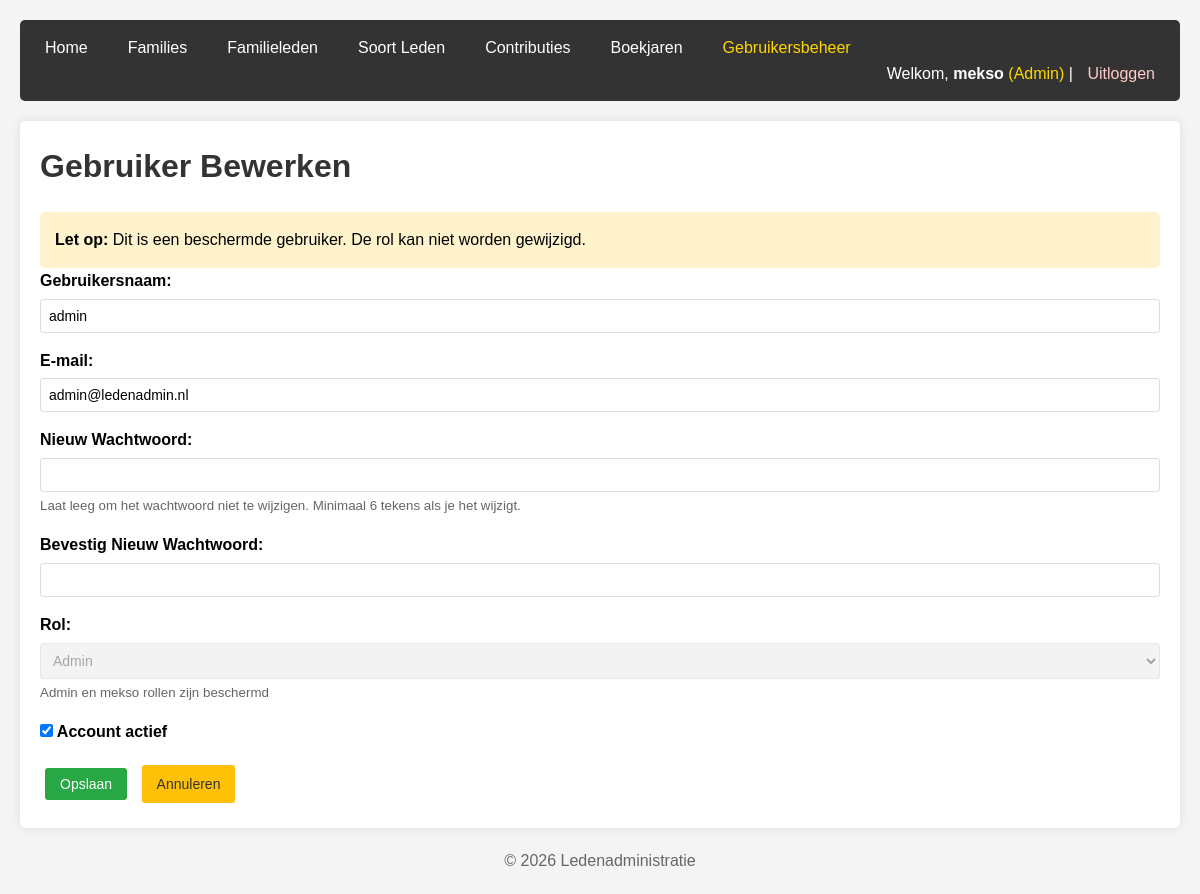
/gebruikers/edit.php?id=1 (signed in), run on the app's committed database.
### tables this page shows
CREATE TABLE IF NOT EXISTS User (
    id INT AUTO_INCREMENT PRIMARY KEY,
    username VARCHAR(50) NOT NULL UNIQUE,
    email VARCHAR(100) NOT NULL UNIQUE,
    password VARCHAR(255) NOT NULL,
    rol VARCHAR(20) DEFAULT 'user',
    actief BOOLEAN DEFAULT TRUE,
    last_login TIMESTAMP NULL,
    created_at TIMESTAMP DEFAULT CURRENT_TIMESTAMP,
    updated_at TIMESTAMP DEFAULT CURRENT_TIMESTAMP ON UPDATE CURRENT_TIMESTAMP,
    INDEX idx_username (username),
    INDEX idx_email (email)
);

### includes/functions.php (called while the page is built, shortened)
<?php
function e($string) {
    return htmlspecialchars($string, ENT_QUOTES, 'UTF-8');
}

### gebruikers/edit.php (the view, shortened to what this page needs)
<?php
require_once __DIR__ . '/../includes/functions.php';
$pdo = getDBConnection();
$id = $_GET['id'] ?? 0;
$stmt = $pdo->prepare("SELECT * FROM User WHERE id = :id");
$stmt->execute(['id' => $id]);
$gebruiker = $stmt->fetch();
$is_protected = in_array($gebruiker['username'], ['admin', 'mekso']);
include __DIR__ . '/../includes/header.php';
?>
<h1>Gebruiker Bewerken</h1>
<?php if ($is_protected): ?>
    <div class="info-box" style="background-color: #fff3cd; border-color: #ffc107;">
        <strong>Let op:</strong> Dit is een beschermde gebruiker. De rol kan niet worden gewijzigd.
    </div>
<?php endif; ?>
<form method="POST" action="">
    <div class="form-group">
        <label for="username">Gebruikersnaam:</label>
        <input type="text" id="username" name="username" value="<?php echo e($_POST['username'] ?? $gebruiker['username']); ?>" required>
    </div>
    <div class="form-group">
        <label for="email">E-mail:</label>
        <input type="email" id="email" name="email" value="<?php echo e($_POST['email'] ?? $gebruiker['email']); ?>" required>
    </div>
    <div class="form-group">
        <label for="password">Nieuw Wachtwoord:</label>
        <input type="password" id="password" name="password">
        <small style="color: #666;">Laat leeg om het wachtwoord niet te wijzigen. Minimaal 6 tekens als je het wijzigt.</small>
    </div>
    <div class="form-group">
        <label for="password_confirm">Bevestig Nieuw Wachtwoord:</label>
        <input type="password" id="password_confirm" name="password_confirm">
    </div>
    <div class="form-group">
        <label for="rol">Rol:</label>
        <select id="rol" name="rol" required <?php echo $is_protected ? 'disabled' : ''; ?>>
            <option value="admin" <?php echo (isset($_POST['rol']) ? $_POST['rol'] : $gebruiker['rol']) == 'admin' ? 'selected' : ''; ?>>Admin</option>
        </select>
        <?php if ($is_protected): ?>
            <small style="color: #666;">Admin en mekso rollen zijn beschermd</small>
        <?php endif; ?>
    </div>
    <div class="form-group">
        <label>
            <input type="checkbox" name="actief" value="1" <?php echo (isset($_POST['actief']) ? isset($_POST['actief']) : $gebruiker['actief']) ? 'checked' : ''; ?>>
            Account actief
        </label>
    </div>
    <button type="submit" class="btn btn-success">Opslaan</button>
    <a href="index.php" class="btn btn-warning">Annuleren</a>
</form>
<?php include __DIR__ . '/../includes/footer.php'; ?>

### includes/header.php (style rules this page uses)
* { margin: 0; padding: 0; box-sizing: border-box; }
body { font-family: Arial, sans-serif; line-height: 1.6; background-color: #f4f4f4; padding: 20px; }
h1, h2 { color: #333; margin-bottom: 20px; }
.btn { display: inline-block; padding: 8px 15px; margin: 5px; text-decoration: none; border-radius: 3px; cursor: pointer; border: none; font-size: 14px; }
.btn-success { background: #28a745; color: white; }
.btn-warning { background: #ffc107; color: #333; }
.form-group { margin-bottom: 15px; }
label { display: block; margin-bottom: 5px; font-weight: bold; }
input[type="text"], input[type="date"], input[type="number"], select { width: 100%; padding: 8px; border: 1px solid #ddd; border-radius: 3px; font-size: 14px; }
input[type="password"], input[type="email"] { width: 100%; padding: 8px; border: 1px solid #ddd; border-radius: 3px; font-size: 14px; }
.info-box { margin-top: 20px; padding: 15px; background: #e3f2fd; border-radius: 5px; }

### data on the page
user: username "admin", email "admin@ledenadmin.nl", rol "Admin", actief "☑"

### other printed values
Auth::user()['username'] "mekso"
